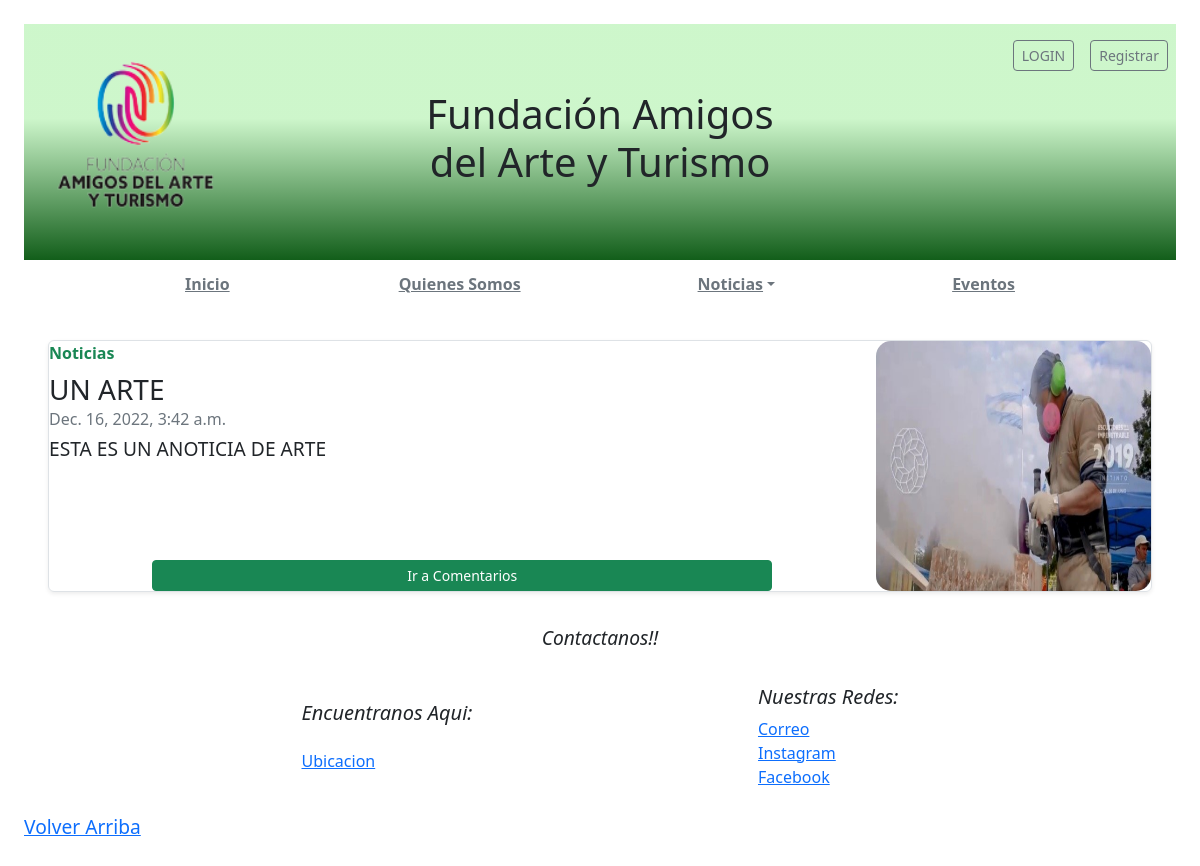
The app's page /Noticias/arte, older data.
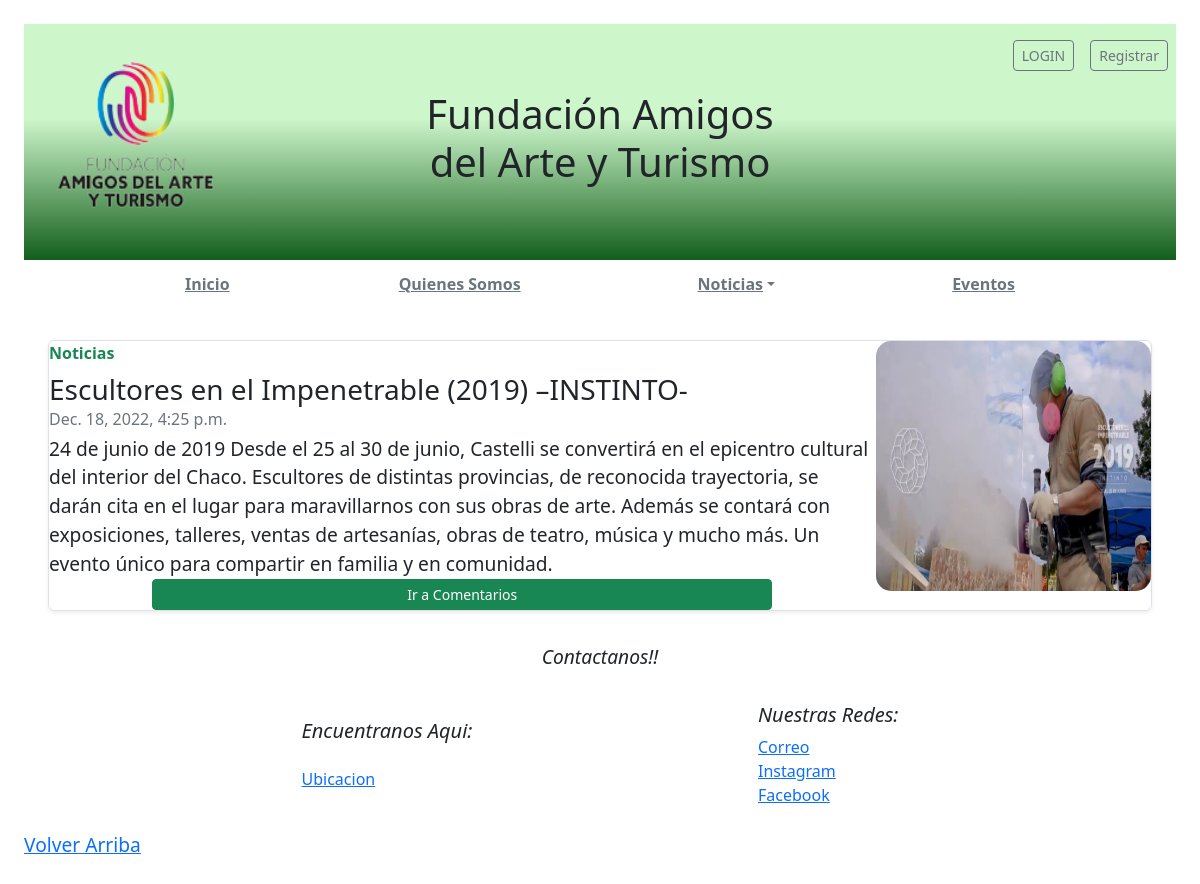
The same page, newer data.
### apps/noticias/models.py (models this page shows, shortened)
class Post(models.Model):
    titulo = models.CharField(max_length=100)
    contenido = models.TextField(blank=True, null=True)
    imagen = models.ImageField(null=True, blank=True, upload_to='static/img/')
    fecha = models.DateTimeField(auto_now_add=True)
    categoria = models.ForeignKey(Categoria, on_delete = models.CASCADE)

### apps/noticias/views.py (the view)
# urls.py: path('arte' , listar_NoticiasArte, name='listararte.html'),
def listar_NoticiasArte(request):
    posts = Post.objects.all().filter(categoria=1)
    post_ordenados = posts.order_by('-fecha')
    return render(request, 'noticias/listararte.html', { 'post_noticias': post_ordenados})

### templates/noticias/listararte.html (shortened to what this page needs)
{% extends 'basetemplate.html'%}
{% load static%}
{%block contenido%}
{% for post in post_noticias %}
    <div class="p-4 p-md-8  col-md-12">
        <div class="row g-0 border rounded flex-md-row mb-9 shadow-sm h-md-250 position-relative h-100">
            <div class="col p-md-8 d-flex flex-column position-static">
                <strong class="d-inline-block mb-2 text-success">Noticias</strong>
                <h3 class="mb-0">{{post.titulo}}</h3>
                <div class="mb-1 text-muted">{{ post.fecha }}</div>
                <p class="mb-auto">{{ post.contenido |safe }}</p>
                <a class="btn btn-success btn-sm mb-10 mx-auto w-75"
                    href="{% url 'noticias:detallenoticias' post.id %}">Ir a Comentarios </a>
            </div>
            <div class="col-3 d-none d-lg-block">
                <img src="{{ post.imagen.url }}" class="card-img-top" max-width="200px" height="250px" style="border-radius: 15px; padding-top: 0px;">
            </div>
        </div>
    </div>
{%endfor%}
{%endblock contenido%}

Row changes from the older to the newer data that the page shows:
removed Post: titulo "UN ARTE", fecha "Dec. 16, 2022, 3:42 a.m.", contenido "ESTA ES UN ANOTICIA DE ARTE", imagen (picture)
added Post: titulo "Escultores en el Impenetrable (2019) –INSTINTO-", fecha "Dec. 18, 2022, 4:25 p.m.", contenido "24 de junio de 2019 Desde el 25 al 30 de junio, Castelli se convertirá en el epicentro cultural del interior del Chaco. Escultores de distintas provincias, de reconocida trayectoria, se darán cita en el lugar para maravillarnos con sus obras de arte. Además se contará con exposiciones, talleres, ventas de artesanías, obras de teatro, música y mucho más. Un evento único para compartir en familia y en comunidad.", imagen (picture)
